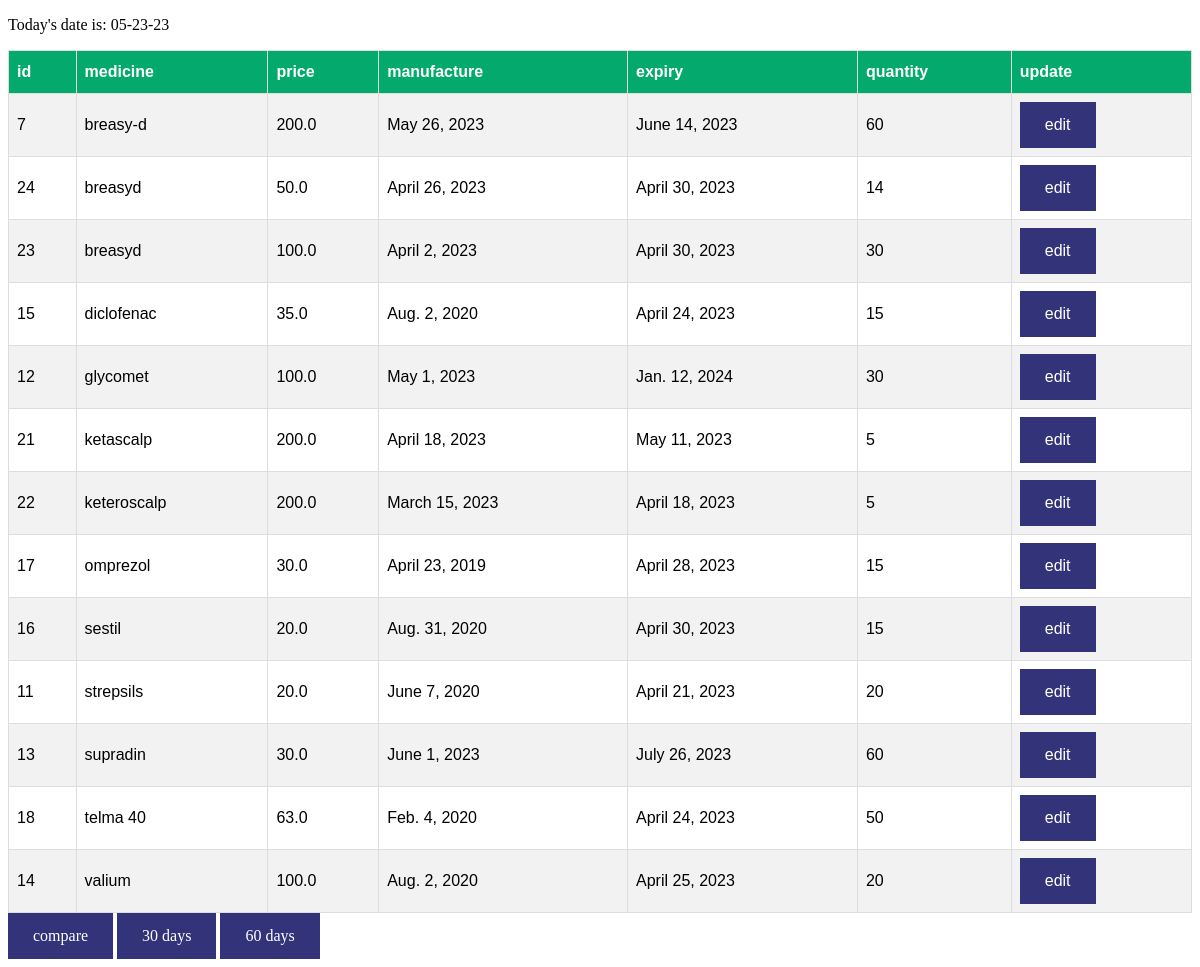
Screenshot of /orderby with the database file from the repository.
### aap/models.py (models this page shows, shortened)
class products(models.Model):
    id = models.AutoField(primary_key=True)
    medicine =models.CharField(max_length=200,null=True)
    price =models.FloatField(max_length=20,null=True)
    manufacture_date= models.DateField(null=True)
    expiry=models.DateField(null=True)
    quantity = models.IntegerField(default=0,null=True)

### aap/views.py (the view)
# urls.py: path('orderby',views.ordered,name="orderby"),
def ordered(request):
    cont = products.objects.all().order_by('medicine','price')
    context = {
        'cont':cont
    }
    return render(request,'orderby.html',context)

### templates/orderby.html (shortened to what this page needs)
<!DOCTYPE html>
<html lang="en">
<head>
</head>
<body>
    <form action="ordered" method="POST">
        <table id="customers">
              <tr>
                <th>id</th>
                <th>medicine</th>
                <th>price</th>
                <th>manufacture</th>
                <th>expiry</th>
                <th>quantity</th>
                <th>update</th>
              </tr>
        {% for product in cont %}
              <tr>
                <td>{{product.id}}</td>
                <td>{{product.medicine}}</td>
                <td>{{product.price}}</td>
                <td>{{product.manufacture_date}}</td>
                <td>{{product.expiry}}</td>
                <td>{{product.quantity}}</td>
                <td><a href="#">edit</td>
              </tr>
        {% endfor %}
        {% now "m-d-y" as current_date %}
<p>Today's date is: {{ current_date }}</p>
    </table>
    <a href="expi">compare</a>
    <a href="expiring_soon">30 days</a>
    <a href="exp_60">60 days</a>
</form>
</body>
</html>

### templates/orderby.html (style rules this page uses)
#customers { font-family: Arial, Helvetica, sans-serif; border-collapse: collapse; width: 100%; }
#customers td, #customers th { border: 1px solid #ddd; padding: 8px; }
#customers tr:nth-child(even) { background-color: #f2f2f2; }
#customers th { padding-top: 12px; padding-bottom: 12px; text-align: left; background-color: #04AA6D; color: white; }
a:link, a:visited { background-color: rgb(51, 51, 122); color: white; padding: 14px 25px; text-align: center; text-decoration: none; display: inline-block; }

### rows the page displays
products: id "7", medicine "breasy-d", price "200.0", manufacture_date "May 26, 2023", expiry "June 14, 2023", quantity "60"
products: id "24", medicine "breasyd", price "50.0", manufacture_date "April 26, 2023", expiry "April 30, 2023", quantity "14"
products: id "23", medicine "breasyd", price "100.0", manufacture_date "April 2, 2023", expiry "April 30, 2023", quantity "30"
products: id "15", medicine "diclofenac", price "35.0", manufacture_date "Aug. 2, 2020", expiry "April 24, 2023", quantity "15"
products: id "12", medicine "glycomet", price "100.0", manufacture_date "May 1, 2023", expiry "Jan. 12, 2024", quantity "30"
products: id "21", medicine "ketascalp", price "200.0", manufacture_date "April 18, 2023", expiry "May 11, 2023", quantity "5"
products: id "22", medicine "keteroscalp", price "200.0", manufacture_date "March 15, 2023", expiry "April 18, 2023", quantity "5"
products: id "17", medicine "omprezol", price "30.0", manufacture_date "April 23, 2019", expiry "April 28, 2023", quantity "15"
products: id "16", medicine "sestil", price "20.0", manufacture_date "Aug. 31, 2020", expiry "April 30, 2023", quantity "15"
products: id "11", medicine "strepsils", price "20.0", manufacture_date "June 7, 2020", expiry "April 21, 2023", quantity "20"
products: id "13", medicine "supradin", price "30.0", manufacture_date "June 1, 2023", expiry "July 26, 2023", quantity "60"
products: id "18", medicine "telma 40", price "63.0", manufacture_date "Feb. 4, 2020", expiry "April 24, 2023", quantity "50"
products: id "14", medicine "valium", price "100.0", manufacture_date "Aug. 2, 2020", expiry "April 25, 2023", quantity "20"

### other values shown
{{ current_date }} "05-23-23"
